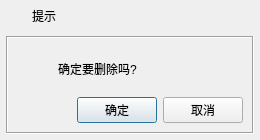
<?xml version="1.0" encoding="UTF-8"?>
<ui version="4.0">
 <class>frmMessageBox</class>
 <widget class="QDialog" name="frmMessageBox">
  <property name="geometry">
   <rect>
    <x>0</x>
    <y>0</y>
    <width>260</width>
    <height>140</height>
   </rect>
  </property>
  <layout class="QVBoxLayout" name="verticalLayout">
   <property name="spacing">
    <number>0</number>
   </property>
   <property name="leftMargin">
    <number>1</number>
   </property>
   <property name="topMargin">
    <number>1</number>
   </property>
   <property name="rightMargin">
    <number>1</number>
   </property>
   <property name="bottomMargin">
    <number>1</number>
   </property>
   <item>
    <widget class="QWidget" name="widget_title" native="true">
     <property name="sizePolicy">
      <sizepolicy hsizetype="Preferred" vsizetype="Fixed">
       <horstretch>0</horstretch>
       <verstretch>0</verstretch>
      </sizepolicy>
     </property>
     <property name="minimumSize">
      <size>
       <width>0</width>
       <height>30</height>
      </size>
     </property>
     <layout class="QHBoxLayout" name="horizontalLayout_2">
      <property name="spacing">
       <number>0</number>
      </property>
      <property name="leftMargin">
       <number>0</number>
      </property>
      <property name="topMargin">
       <number>0</number>
      </property>
      <property name="rightMargin">
       <number>0</number>
      </property>
      <property name="bottomMargin">
       <number>0</number>
      </property>
      <item>
       <widget class="QLabel" name="lab_Ico">
        <property name="sizePolicy">
         <sizepolicy hsizetype="Minimum" vsizetype="Preferred">
          <horstretch>0</horstretch>
          <verstretch>0</verstretch>
         </sizepolicy>
        </property>
        <property name="minimumSize">
         <size>
          <width>31</width>
          <height>0</height>
         </size>
        </property>
        <property name="text">
         <string/>
        </property>
        <property name="alignment">
         <set>Qt::AlignCenter</set>
        </property>
       </widget>
      </item>
      <item>
       <widget class="QLabel" name="lab_Title">
        <property name="styleSheet">
         <string notr="true"/>
        </property>
        <property name="text">
         <string>提示</string>
        </property>
        <property name="alignment">
         <set>Qt::AlignLeading|Qt::AlignLeft|Qt::AlignVCenter</set>
        </property>
       </widget>
      </item>
      <item>
       <widget class="QLabel" name="labTime">
        <property name="sizePolicy">
         <sizepolicy hsizetype="Expanding" vsizetype="Preferred">
          <horstretch>0</horstretch>
          <verstretch>0</verstretch>
         </sizepolicy>
        </property>
        <property name="text">
         <string/>
        </property>
        <property name="alignment">
         <set>Qt::AlignCenter</set>
        </property>
       </widget>
      </item>
      <item>
       <widget class="QWidget" name="widget_menu" native="true">
        <property name="sizePolicy">
         <sizepolicy hsizetype="Minimum" vsizetype="Preferred">
          <horstretch>0</horstretch>
          <verstretch>0</verstretch>
         </sizepolicy>
        </property>
        <layout class="QHBoxLayout" name="horizontalLayout">
         <property name="spacing">
          <number>0</number>
         </property>
         <property name="leftMargin">
          <number>0</number>
         </property>
         <property name="topMargin">
          <number>0</number>
         </property>
         <property name="rightMargin">
          <number>0</number>
         </property>
         <property name="bottomMargin">
          <number>0</number>
         </property>
         <item>
          <widget class="QPushButton" name="btnMenu_Close">
           <property name="sizePolicy">
            <sizepolicy hsizetype="Minimum" vsizetype="Expanding">
             <horstretch>0</horstretch>
             <verstretch>0</verstretch>
            </sizepolicy>
           </property>
           <property name="minimumSize">
            <size>
             <width>35</width>
             <height>0</height>
            </size>
           </property>
           <property name="maximumSize">
            <size>
             <width>35</width>
             <height>16777215</height>
            </size>
           </property>
           <property name="cursor">
            <cursorShape>ArrowCursor</cursorShape>
           </property>
           <property name="focusPolicy">
            <enum>Qt::NoFocus</enum>
           </property>
           <property name="toolTip">
            <string>关闭</string>
           </property>
           <property name="text">
            <string/>
           </property>
           <property name="flat">
            <bool>true</bool>
           </property>
          </widget>
         </item>
        </layout>
       </widget>
      </item>
     </layout>
    </widget>
   </item>
   <item>
    <widget class="QWidget" name="widget_main" native="true">
     <property name="styleSheet">
      <string notr="true"/>
     </property>
     <layout class="QVBoxLayout" name="verticalLayout_2">
      <property name="spacing">
       <number>5</number>
      </property>
      <property name="leftMargin">
       <number>5</number>
      </property>
      <property name="topMargin">
       <number>5</number>
      </property>
      <property name="rightMargin">
       <number>5</number>
      </property>
      <property name="bottomMargin">
       <number>5</number>
      </property>
      <item>
       <widget class="QFrame" name="frame">
        <property name="frameShape">
         <enum>QFrame::Box</enum>
        </property>
        <property name="frameShadow">
         <enum>QFrame::Sunken</enum>
        </property>
        <layout class="QVBoxLayout" name="verticalLayout_3">
         <property name="topMargin">
          <number>9</number>
         </property>
         <item>
          <layout class="QHBoxLayout" name="horizontalLayout_4">
           <item>
            <widget class="QLabel" name="labIcoMain">
             <property name="minimumSize">
              <size>
               <width>30</width>
               <height>30</height>
              </size>
             </property>
             <property name="maximumSize">
              <size>
               <width>30</width>
               <height>30</height>
              </size>
             </property>
             <property name="styleSheet">
              <string notr="true">border-image: url(:/image/msg_info.png);</string>
             </property>
             <property name="text">
              <string/>
             </property>
            </widget>
           </item>
           <item>
            <spacer name="horizontalSpacer_2">
             <property name="orientation">
              <enum>Qt::Horizontal</enum>
             </property>
             <property name="sizeType">
              <enum>QSizePolicy::Minimum</enum>
             </property>
             <property name="sizeHint" stdset="0">
              <size>
               <width>5</width>
               <height>0</height>
              </size>
             </property>
            </spacer>
           </item>
           <item>
            <widget class="QLabel" name="labInfo">
             <property name="sizePolicy">
              <sizepolicy hsizetype="Expanding" vsizetype="Expanding">
               <horstretch>0</horstretch>
               <verstretch>0</verstretch>
              </sizepolicy>
             </property>
             <property name="minimumSize">
              <size>
               <width>0</width>
               <height>33</height>
              </size>
             </property>
             <property name="text">
              <string>确定要删除吗?</string>
             </property>
             <property name="scaledContents">
              <bool>false</bool>
             </property>
             <property name="wordWrap">
              <bool>true</bool>
             </property>
            </widget>
           </item>
          </layout>
         </item>
         <item>
          <layout class="QHBoxLayout" name="horizontalLayout_3">
           <item>
            <spacer name="horizontalSpacer">
             <property name="orientation">
              <enum>Qt::Horizontal</enum>
             </property>
             <property name="sizeHint" stdset="0">
              <size>
               <width>40</width>
               <height>20</height>
              </size>
             </property>
            </spacer>
           </item>
           <item>
            <widget class="QPushButton" name="btnOk">
             <property name="minimumSize">
              <size>
               <width>80</width>
               <height>0</height>
              </size>
             </property>
             <property name="focusPolicy">
              <enum>Qt::StrongFocus</enum>
             </property>
             <property name="styleSheet">
              <string notr="true"/>
             </property>
             <property name="text">
              <string>确定</string>
             </property>
             <property name="icon">
              <iconset resource="../other/main.qrc">
               <normaloff>:/image/btn_ok.png</normaloff>:/image/btn_ok.png</iconset>
             </property>
             <property name="iconSize">
              <size>
               <width>18</width>
               <height>18</height>
              </size>
             </property>
            </widget>
           </item>
           <item>
            <widget class="QPushButton" name="btnCancel">
             <property name="minimumSize">
              <size>
               <width>80</width>
               <height>0</height>
              </size>
             </property>
             <property name="focusPolicy">
              <enum>Qt::StrongFocus</enum>
             </property>
             <property name="styleSheet">
              <string notr="true"/>
             </property>
             <property name="text">
              <string>取消</string>
             </property>
             <property name="icon">
              <iconset resource="../other/main.qrc">
               <normaloff>:/image/btn_close.png</normaloff>:/image/btn_close.png</iconset>
             </property>
             <property name="iconSize">
              <size>
               <width>18</width>
               <height>18</height>
              </size>
             </property>
            </widget>
           </item>
          </layout>
         </item>
        </layout>
       </widget>
      </item>
     </layout>
    </widget>
   </item>
  </layout>
 </widget>
 <resources>
  <include location="../other/main.qrc"/>
 </resources>
 <connections/>
</ui>
